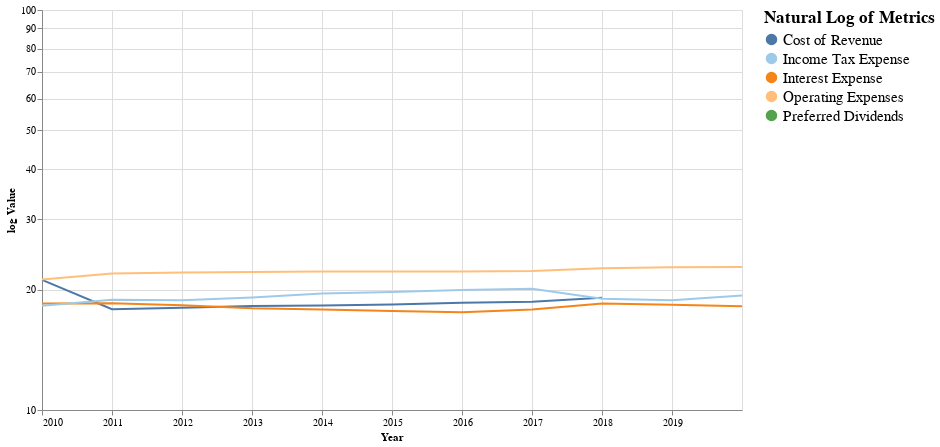

Source (notebook cell):
### Code cell
#collapse-hide

make_multi_LineGraph(cost_g, True)

### Figure 1 — Vega-Lite specification as saved in the notebook (floating-point values rounded to 4 significant figures)
{"config": {"view": {"continuousWidth": 400, "continuousHeight": 300}}, "layer": [{"mark": "line", "encoding": {"color": {"type": "nominal", "field": "Metric", "legend": {"labelFontSize": 15, "title": "Natural Log of Metrics", "titleFontSize": 17}, "scale": {"scheme": "tableau20"}}, "x": {"type": "temporal", "field": "Year"}, "y": {"type": "quantitative", "field": "log Value", "scale": {"type": "log"}}}}, {"mark": {"type": "rule", "color": "#aaa"}, "encoding": {"x": {"type": "temporal", "field": "Year"}}, "transform": [{"filter": {"selection": "selector100"}}]}, {"mark": "circle", "encoding": {"color": {"type": "nominal", "field": "Metric", "legend": {"labelFontSize": 15, "title": "Natural Log of Metrics", "titleFontSize": 17}, "scale": {"scheme": "tableau20"}}, "opacity": {"condition": {"value": 1, "selection": "selector100"}, "value": 0}, "x": {"type": "temporal", "field": "Year"}, "y": {"type": "quantitative", "field": "log Value", "scale": {"type": "log"}}}, "selection": {"selector100": {"type": "multi", "fields": ["Metric"], "bind": "legend", "on": "mouseover", "nearest": true, "empty": "none"}}}, {"mark": {"type": "text", "align": "left", "dx": 5, "dy": -5, "stroke": "white", "strokeWidth": 2}, "encoding": {"color": {"type": "nominal", "field": "Metric", "legend": {"labelFontSize": 15, "title": "Natural Log of Metrics", "titleFontSize": 17}, "scale": {"scheme": "tableau20"}}, "text": {"type": "quantitative", "field": "log Value"}, "x": {"type": "temporal", "field": "Year"}, "y": {"type": "quantitative", "field": "log Value", "scale": {"type": "log"}}}, "transform": [{"filter": {"selection": "selector100"}}]}, {"mark": {"type": "text", "align": "left", "dx": 5, "dy": -5}, "encoding": {"color": {"type": "nominal", "field": "Metric", "legend": {"labelFontSize": 15, "title": "Natural Log of Metrics", "titleFontSize": 17}, "scale": {"scheme": "tableau20"}}, "text": {"type": "quantitative", "field": "log Value"}, "x": {"type": "temporal", "field": "Year"}, "y": {"type": "quantitative", "field": "log Value", "scale": {"type": "log"}}}, "transform": [{"filter": {"selection": "selector100"}}]}], "data": {"name": "data-c61364189d4b7bc55bfda82d7e4a4d75"}, "height": 400, "width": 700, "$schema": "https://vega.github.io/schema/vega-lite/v4.8.1.json", "datasets": {"data-c61364189d4b7bc55bfda82d7e4a4d75": [{"Year": "2019-12-31", "Metric": "Cost of Revenue", "Value": 0.0, "log Value": null}, {"Year": "2019-12-31", "Metric": "Operating Expenses", "Value": 7718000000.0, "log Value": 22.77}, {"Year": "2019-12-31", "Metric": "Interest Expense", "Value": 78000000.0, "log Value": 18.17}, {"Year": "2019-12-31", "Metric": "Income Tax Expense", "Value": 247000000.0, "log Value": 19.32}, {"Year": "2019-12-31", "Metric": "Preferred Dividends", "Value": 0.0, "log Value": null}, {"Year": "2018-12-31", "Metric": "Cost of Revenue", "Value": 0.0, "log Value": null}, {"Year": "2018-12-31", "Metric": "Operating Expenses", "Value": 7621000000.0, "log Value": 22.75}, {"Year": "2018-12-31", "Metric": "Interest Expense", "Value": 91000000.0, "log Value": 18.33}, {"Year": "2018-12-31", "Metric": "Income Tax Expense", "Value": 148000000.0, "log Value": 18.81}, {"Year": "2018-12-31", "Metric": "Preferred Dividends", "Value": 0.0, "log Value": null}, {"Year": "2017-12-31", "Metric": "Cost of Revenue", "Value": 195000000.0, "log Value": 19.09}, {"Year": "2017-12-31", "Metric": "Operating Expenses", "Value": 6673000000.0, "log Value": 22.62}, {"Year": "2017-12-31", "Metric": "Interest Expense", "Value": 103000000.0, "log Value": 18.45}, {"Year": "2017-12-31", "Metric": "Income Tax Expense", "Value": 173000000.0, "log Value": 18.97}, {"Year": "2017-12-31", "Metric": "Preferred Dividends", "Value": 0.0, "log Value": null}, {"Year": "2016-12-31", "Metric": "Cost of Revenue", "Value": 126000000.0, "log Value": 18.65}, {"Year": "2016-12-31", "Metric": "Operating Expenses", "Value": 4582000000.0, "log Value": 22.25}, {"Year": "2016-12-31", "Metric": "Interest Expense", "Value": 55000000.0, "log Value": 17.82}, {"Year": "2016-12-31", "Metric": "Income Tax Expense", "Value": 531000000.0, "log Value": 20.09}, {"Year": "2016-12-31", "Metric": "Preferred Dividends", "Value": 0.0, "log Value": null}, {"Year": "2015-12-31", "Metric": "Cost of Revenue", "Value": 113000000.0, "log Value": 18.54}, {"Year": "2015-12-31", "Metric": "Operating Expenses", "Value": 4300000000.0, "log Value": 22.18}, {"Year": "2015-12-31", "Metric": "Interest Expense", "Value": 42000000.0, "log Value": 17.55}, {"Year": "2015-12-31", "Metric": "Income Tax Expense", "Value": 464000000.0, "log Value": 19.96}, {"Year": "2015-12-31", "Metric": "Preferred Dividends", "Value": 0.0, "log Value": null}, {"Year": "2014-12-31", "Metric": "Cost of Revenue", "Value": 93000000.0, "log Value": 18.35}, {"Year": "2014-12-31", "Metric": "Operating Expenses", "Value": 4406000000.0, "log Value": 22.21}, {"Year": "2014-12-31", "Metric": "Interest Expense", "Value": 48000000.0, "log Value": 17.69}, {"Year": "2014-12-31", "Metric": "Income Tax Expense", "Value": 370000000.0, "log Value": 19.73}, {"Year": "2014-12-31", "Metric": "Preferred Dividends", "Value": 0.0, "log Value": null}, {"Year": "2013-12-31", "Metric": "Cost of Revenue", "Value": 84000000.0, "log Value": 18.25}, {"Year": "2013-12-31", "Metric": "Operating Expenses", "Value": 4318000000.0, "log Value": 22.19}, {"Year": "2013-12-31", "Metric": "Interest Expense", "Value": 56000000.0, "log Value": 17.84}, {"Year": "2013-12-31", "Metric": "Income Tax Expense", "Value": 308000000.0, "log Value": 19.55}, {"Year": "2013-12-31", "Metric": "Preferred Dividends", "Value": 0.0, "log Value": null}, {"Year": "2012-12-31", "Metric": "Cost of Revenue", "Value": 79000000.0, "log Value": 18.18}, {"Year": "2012-12-31", "Metric": "Operating Expenses", "Value": 4125000000.0, "log Value": 22.14}, {"Year": "2012-12-31", "Metric": "Interest Expense", "Value": 64000000.0, "log Value": 17.97}, {"Year": "2012-12-31", "Metric": "Income Tax Expense", "Value": 198000000.0, "log Value": 19.1}, {"Year": "2012-12-31", "Metric": "Preferred Dividends", "Value": 0.0, "log Value": null}, {"Year": "2011-12-31", "Metric": "Cost of Revenue", "Value": 67200000.0, "log Value": 18.02}, {"Year": "2011-12-31", "Metric": "Operating Expenses", "Value": 3869000000.0, "log Value": 22.08}, {"Year": "2011-12-31", "Metric": "Interest Expense", "Value": 87300000.0, "log Value": 18.28}, {"Year": "2011-12-31", "Metric": "Income Tax Expense", "Value": 149200000.0, "log Value": 18.82}, {"Year": "2011-12-31", "Metric": "Preferred Dividends", "Value": 0.0, "log Value": null}, {"Year": "2010-12-31", "Metric": "Cost of Revenue", "Value": 57500000.0, "log Value": 17.87}, {"Year": "2010-12-31", "Metric": "Operating Expenses", "Value": 3361000000.0, "log Value": 21.94}, {"Year": "2010-12-31", "Metric": "Interest Expense", "Value": 108300000.0, "log Value": 18.5}, {"Year": "2010-12-31", "Metric": "Income Tax Expense", "Value": 154800000.0, "log Value": 18.86}, {"Year": "2010-12-31", "Metric": "Preferred Dividends", "Value": 0.0, "log Value": null}, {"Year": "2009-12-31", "Metric": "Cost of Revenue", "Value": 1535000000.0, "log Value": 21.15}, {"Year": "2009-12-31", "Metric": "Operating Expenses", "Value": 1598000000.0, "log Value": 21.19}, {"Year": "2009-12-31", "Metric": "Interest Expense", "Value": 104300000.0, "log Value": 18.46}, {"Year": "2009-12-31", "Metric": "Income Tax Expense", "Value": 81300000.0, "log Value": 18.21}, {"Year": "2009-12-31", "Metric": "Preferred Dividends", "Value": 0.0, "log Value": null}]}}
